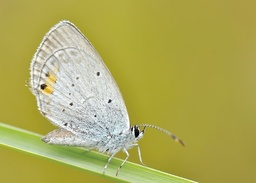
#> input picture 1.jpg, 256 x 183 px, shrunk from 640 x 457 before the run, found by its file name
$ python different_noise.py
#> lines starting #> are read from the running program, lines starting #| are printed output that depends on the picture
### main.py
import cv2
import numpy as np
import matplotlib.pyplot as plt

# [7 lines left out: function add_gaussian_noise, not called in this run]

def add_salt_and_pepper_noise(image, salt_prob, pepper_prob):
    """
    向图像添加椒盐噪声
    :param image: 输入的图像
    :param salt_prob: 盐噪声概率
    :param pepper_prob: 椒噪声概率
    :return: 添加噪声后的图像
    """
    output = np.copy(image)
    # 添加盐噪声
    num_salt = np.ceil(salt_prob * image.size)
    coords = [np.random.randint(0, i - 1, int(num_salt))
              for i in image.shape]
    output[coords[0], coords[1]] = 255

    # 添加椒噪声
    num_pepper = np.ceil(pepper_prob * image.size)
    coords = [np.random.randint(0, i - 1, int(num_pepper))
              for i in image.shape]
    output[coords[0], coords[1]] = 0
    return output

class Least_square_denoise:
    def __init__(self, d, num_base_function=3):
        self.d = d
        self.num_base_function = num_base_function

    def get_input_coordinate_array(self, h_start, h_end, w_start, w_end):
        coordinate_array = np.zeros(((h_end - h_start + 1) * (w_end - w_start + 1), 2))
        n = 0
        for i in range(h_start, h_end + 1):
            for j in range(w_start, w_end + 1):
                coordinate_array[n, 0] = j
                coordinate_array[n, 1] = i
                n += 1

        return coordinate_array

    def get_base_vector_group(self, input_coordinate_array):
        A = np.zeros((len(input_coordinate_array), self.num_base_function))
        x = input_coordinate_array[:, 0]
        y = input_coordinate_array[:, 1]

        if self.num_base_function == 6:
            A[:, 0] = x ** 2
            A[:, 1] = y ** 2
            A[:, 2] = x * y
            A[:, 3] = x
            A[:, 4] = y
            A[:, 5] = 1
        elif self.num_base_function == 3:
            A[:, 0] = x
            A[:, 1] = y
            A[:, 2] = 1

        return A

    def small_area_LSF(self, small_area, A):
        lambda_ = small_area.ravel()
        fitting_func_coefficient = np.linalg.inv(A.T @ A) @ A.T @ lambda_
        central_value = fitting_func_coefficient[-1]

        return central_value

    # [42 lines left out: function choose_side_window, not called in this run]

    def LS_denoise(self, image):
        H, W = image.shape
        A = self.get_base_vector_group(
            self.get_input_coordinate_array(h_start=0 - self.d // 2, h_end=self.d // 2,
                                            w_start=0 - self.d // 2, w_end=self.d // 2)
        )
        output = image.copy()
        image_padding = np.pad(image, (self.d // 2, self.d // 2), "edge")
        for i in range(H):
            for j in range(W):
                small_area = image_padding[i:i+self.d, j:j+self.d]
                central_value = self.small_area_LSF(small_area=small_area, A=A)
                output[i, j] = central_value

        output = output.astype(np.uint8)
        return output

    # [19 lines left out: function SW_LS_denoise, not called in this run]

# [13 lines that do not run on import are left out]
    # cv2.waitKey(0)

### different_noise.py
import cv2
import numpy as np
from main import add_salt_and_pepper_noise, Least_square_denoise

image = cv2.imread('/mnt/4T/yxj/Image_denoise_by_least_square/1.jpg', 0)
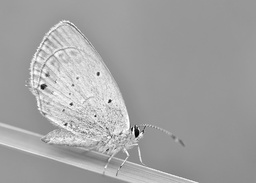
#> image: shape (183, 256); min 0, max 255, mean 162.5
cv2.imwrite("./different_noise_level/input.png", image)

# 加入比例为0.01的椒盐噪声
noisy_image_001 = add_salt_and_pepper_noise(image, 0.01, 0.01)
cv2.imwrite("./different_noise_level/noisy_image_0_01.png", noisy_image_001)

# 加入比例为0.05的椒盐噪声
noisy_image_005 = add_salt_and_pepper_noise(image, 0.05, 0.05)
#> call 2 of add_salt_and_pepper_noise, with salt_prob = 0.05, pepper_prob = 0.05
#> in add_salt_and_pepper_noise (call 2), `output[coords[0], coords[1]] = 0`:
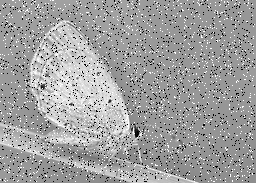
#> output: shape (183, 256); min 0, max 255, mean 158.9
cv2.imwrite("./different_noise_level/noisy_image_0_05.png", noisy_image_005)

LSD = Least_square_denoise(7)
output_image_001 = LSD.LS_denoise(noisy_image_001)
#> in LS_denoise, `image_padding = np.pad(image, (self.d // 2, self.d // 2), "edge")`:
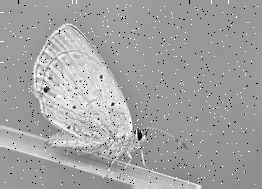
#> image_padding: shape (189, 262); min 0, max 255, mean 161.5
#> after the loop in LS_denoise, `for i in range(H):`:
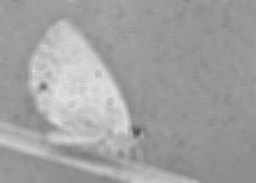
#> output: shape (183, 256); min 83, max 226, mean 161.3
cv2.imwrite("./different_noise_level/output_image_0_01.png", output_image_001)

output_image_005 = LSD.LS_denoise(noisy_image_005)
#> in LS_denoise (call 2), `image_padding = np.pad(image, (self.d // 2, self.d // 2), "edge")`:
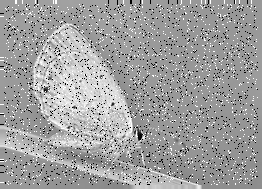
#> image_padding: shape (189, 262); min 0, max 255, mean 158.7
cv2.imwrite("./different_noise_level/output_image_0_05.png", output_image_005)
